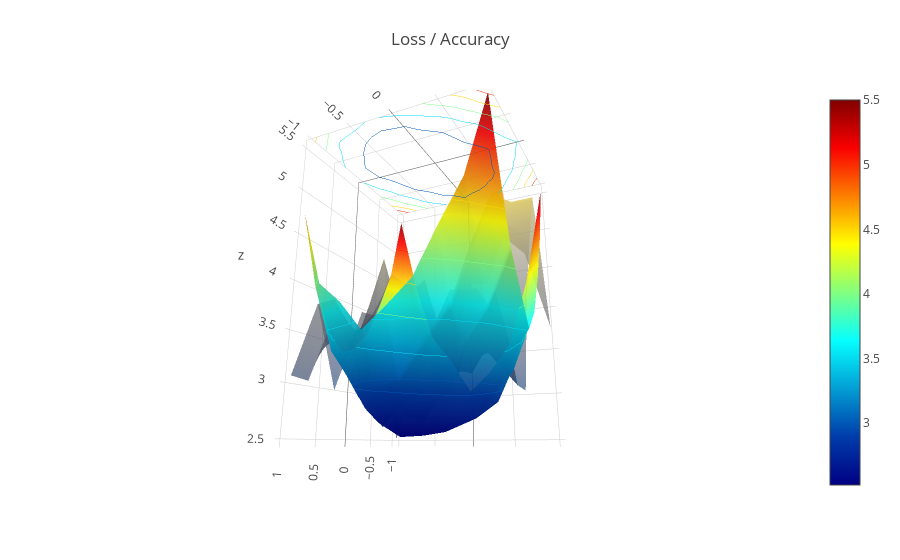
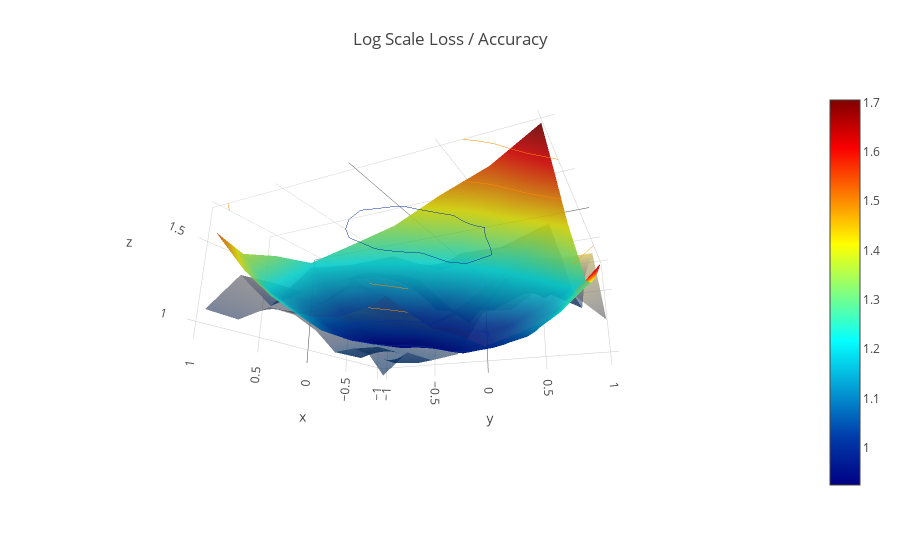

These figures' notebook cell, in order:
### Code cell
create_viz(loss_list,acc_list)
